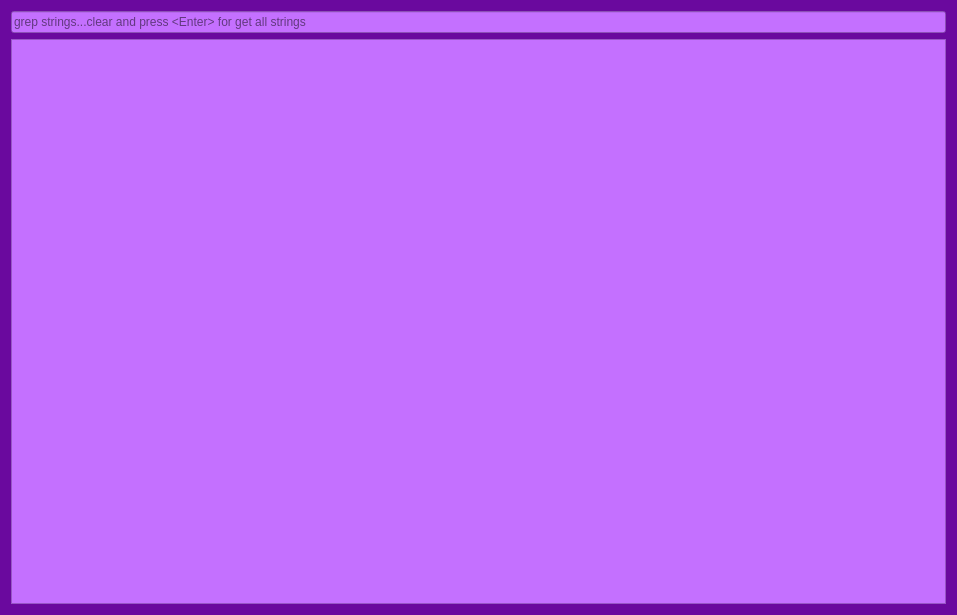
<?xml version="1.0" encoding="UTF-8"?>
<ui version="4.0">
 <class>Form</class>
 <widget class="QWidget" name="Form">
  <property name="geometry">
   <rect>
    <x>0</x>
    <y>0</y>
    <width>957</width>
    <height>615</height>
   </rect>
  </property>
  <property name="windowTitle">
   <string>strings</string>
  </property>
  <property name="styleSheet">
   <string notr="true">font: 11pt &quot;ModeSeven&quot;;
background-color: rgb(106, 9, 158);</string>
  </property>
  <layout class="QGridLayout" name="gridLayout">
   <item row="0" column="0">
    <widget class="QLineEdit" name="lineEdit">
     <property name="styleSheet">
      <string notr="true">background-color: rgb(196, 112, 255);
border-color: rgb(65, 5, 98);
selection-color: rgb(65, 5, 98);</string>
     </property>
     <property name="placeholderText">
      <string>grep strings...clear and press &lt;Enter&gt; for get all strings</string>
     </property>
    </widget>
   </item>
   <item row="1" column="0">
    <widget class="QListWidget" name="listWidget">
     <property name="styleSheet">
      <string notr="true">background-color: rgb(196, 112, 255);
font: 75 11pt &quot;FreeMono&quot;;
border-color: rgb(65, 5, 98);
selection-color: rgb(65, 5, 98);</string>
     </property>
    </widget>
   </item>
  </layout>
  <action name="actionGrepStrings">
   <property name="text">
    <string>grepStrings</string>
   </property>
   <property name="shortcut">
    <string>Return</string>
   </property>
  </action>
 </widget>
 <resources/>
 <connections>
  <connection>
   <sender>lineEdit</sender>
   <signal>returnPressed()</signal>
   <receiver>actionGrepStrings</receiver>
   <slot>trigger()</slot>
   <hints>
    <hint type="sourcelabel">
     <x>478</x>
     <y>20</y>
    </hint>
    <hint type="destinationlabel">
     <x>-1</x>
     <y>-1</y>
    </hint>
   </hints>
  </connection>
 </connections>
</ui>
